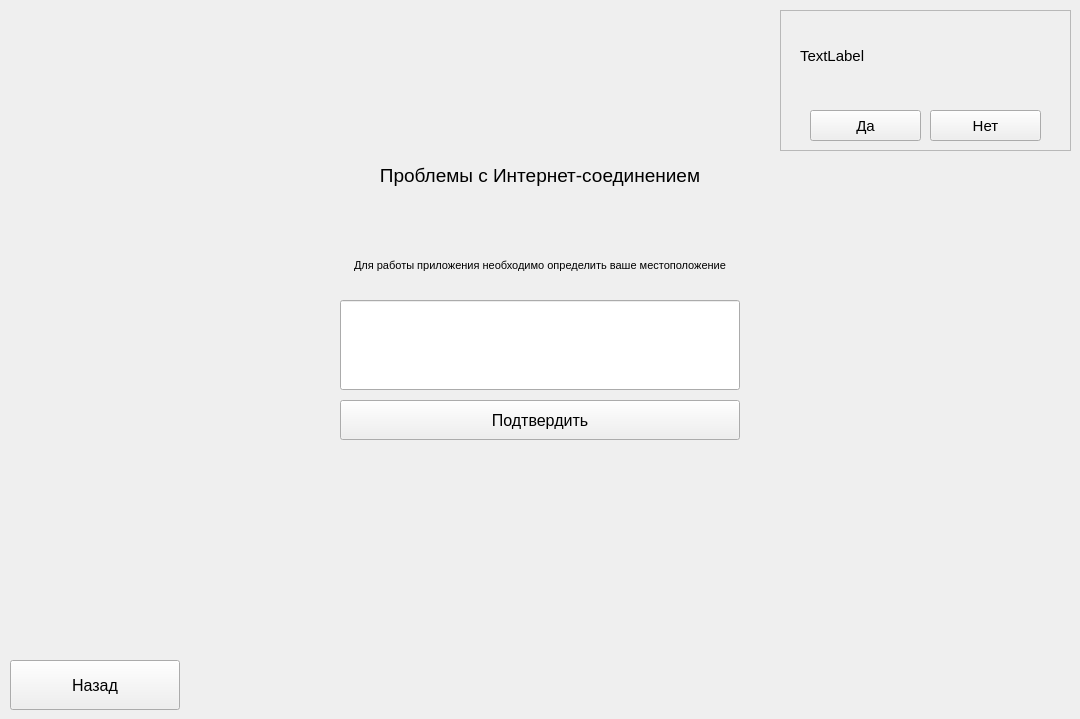
    <widget class="QWidget" name="detectCityRegionPage">
     <widget class="QLabel" name="instructionsLabel">
      <property name="geometry">
       <rect>
        <x>340</x>
        <y>240</y>
        <width>400</width>
        <height>50</height>
       </rect>
      </property>
      <property name="font">
       <font>
        <pointsize>8</pointsize>
       </font>
      </property>
      <property name="text">
       <string>Для работы приложения необходимо определить ваше местоположение</string>
      </property>
      <property name="alignment">
       <set>Qt::AlignmentFlag::AlignCenter</set>
      </property>
      <property name="wordWrap">
       <bool>true</bool>
      </property>
     </widget>
     <widget class="QLineEdit" name="lineEditCityName">
      <property name="geometry">
       <rect>
        <x>340</x>
        <y>300</y>
        <width>400</width>
        <height>90</height>
       </rect>
      </property>
      <property name="font">
       <font>
        <pointsize>12</pointsize>
       </font>
      </property>
      <property name="text">
       <string/>
      </property>
      <property name="alignment">
       <set>Qt::AlignmentFlag::AlignCenter</set>
      </property>
     </widget>
     <widget class="QPushButton" name="confirmManuallyButton">
      <property name="geometry">
       <rect>
        <x>340</x>
        <y>400</y>
        <width>400</width>
        <height>40</height>
       </rect>
      </property>
      <property name="font">
       <font>
        <pointsize>12</pointsize>
       </font>
      </property>
      <property name="cursor">
       <cursorShape>PointingHandCursor</cursorShape>
      </property>
      <property name="text">
       <string>Подтвердить</string>
      </property>
     </widget>
     <widget class="QFrame" name="suggestFrame">
      <property name="geometry">
       <rect>
        <x>780</x>
        <y>10</y>
        <width>291</width>
        <height>141</height>
       </rect>
      </property>
      <property name="frameShape">
       <enum>QFrame::Shape::StyledPanel</enum>
      </property>
      <property name="frameShadow">
       <enum>QFrame::Shadow::Raised</enum>
      </property>
      <widget class="QLabel" name="CityRegionNameAutoLabel">
       <property name="geometry">
        <rect>
         <x>20</x>
         <y>10</y>
         <width>251</width>
         <height>71</height>
        </rect>
       </property>
       <property name="font">
        <font>
         <pointsize>11</pointsize>
        </font>
       </property>
       <property name="text">
        <string>TextLabel</string>
       </property>
       <property name="alignment">
        <set>Qt::AlignmentFlag::AlignLeading|Qt::AlignmentFlag::AlignLeft|Qt::AlignmentFlag::AlignVCenter</set>
       </property>
       <property name="wordWrap">
        <bool>true</bool>
       </property>
      </widget>
      <widget class="QPushButton" name="confirmAutoButton">
       <property name="geometry">
        <rect>
         <x>30</x>
         <y>100</y>
         <width>111</width>
         <height>31</height>
        </rect>
       </property>
       <property name="font">
        <font>
         <pointsize>11</pointsize>
        </font>
       </property>
       <property name="cursor">
        <cursorShape>PointingHandCursor</cursorShape>
       </property>
       <property name="text">
        <string>Да</string>
       </property>
      </widget>
      <widget class="QPushButton" name="cancelAutoButton">
       <property name="geometry">
        <rect>
         <x>150</x>
         <y>100</y>
         <width>111</width>
         <height>31</height>
        </rect>
       </property>
       <property name="font">
        <font>
         <pointsize>11</pointsize>
        </font>
       </property>
       <property name="cursor">
        <cursorShape>PointingHandCursor</cursorShape>
       </property>
       <property name="text">
        <string>Нет</string>
       </property>
      </widget>
     </widget>
     <widget class="QLabel" name="errorMessage">
      <property name="geometry">
       <rect>
        <x>340</x>
        <y>150</y>
        <width>400</width>
        <height>50</height>
       </rect>
      </property>
      <property name="font">
       <font>
        <pointsize>14</pointsize>
       </font>
      </property>
      <property name="text">
       <string>Проблемы с Интернет-соединением</string>
      </property>
      <property name="alignment">
       <set>Qt::AlignmentFlag::AlignCenter</set>
      </property>
     </widget>
     <widget class="QPushButton" name="backButton">
      <property name="geometry">
       <rect>
        <x>10</x>
        <y>660</y>
        <width>170</width>
        <height>50</height>
       </rect>
      </property>
      <property name="font">
       <font>
        <pointsize>12</pointsize>
       </font>
      </property>
      <property name="cursor">
       <cursorShape>PointingHandCursor</cursorShape>
      </property>
      <property name="text">
       <string>Назад</string>
      </property>
     </widget>
    </widget>
